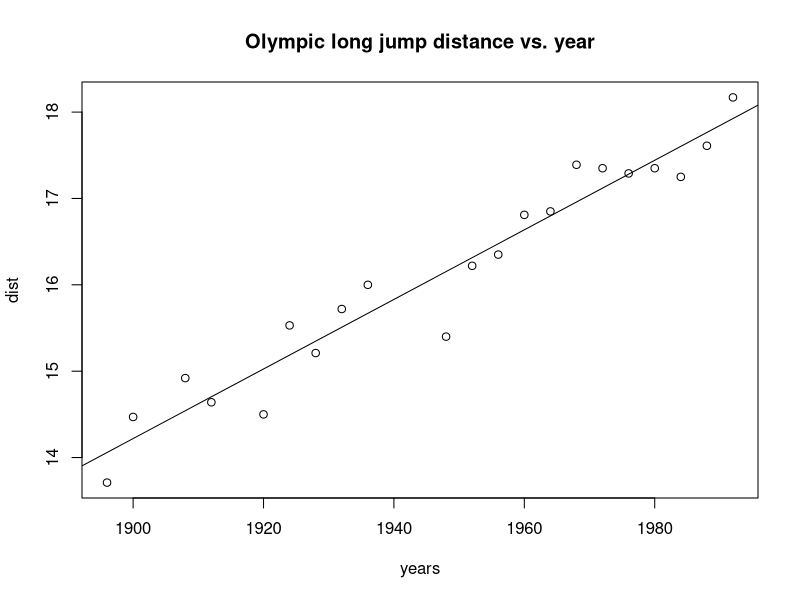

Reproduce this figure in R.
# Prepare data
years <- c(
  1896, 1900, 1908, 1912, 
  1920, 1924, 1928, 1932, 
  1936, 1948, 1952, 1956, 
  1960, 1964, 1968, 1972, 
  1976, 1980, 1984, 1988, 
  1992
)

years_from_1896 = years - 1896

dist <- c(
  13.71, 14.47, 14.92, 14.64,
  14.50, 15.53, 15.21, 15.72,
  16.00, 15.40, 16.22, 16.35,
  16.81, 16.85, 17.39, 17.35,
  17.29, 17.35, 17.25, 17.61, 
  18.17
)

#
# 10.5
#

# a
plot(years, dist, main = "Olympic long jump distance vs. year")

# b
fit <- lm(dist~years)
# Add line to plot
abline(fit)

# c
sqrt(sum(resid(fit)^2) / (length(years) - 2))

# d
# echo out the r^2 value
summary(fit)[['r.squared']]

# e
# calculate the cor
cor(dist, years)
#
# 10.9
#

# a
t <- coef(summary(fit))[2, "Estimate"] / coef(summary(fit))[2, "Std. Error"]
# echo out t's Student-t test
t
# echo out the length of the data set
length(years)

# b
# create dataframe for prediction
newjump = data.frame(years=2004)
# echo out prediction
predict(fit, newjump, level = 0.05, interval="predict")
